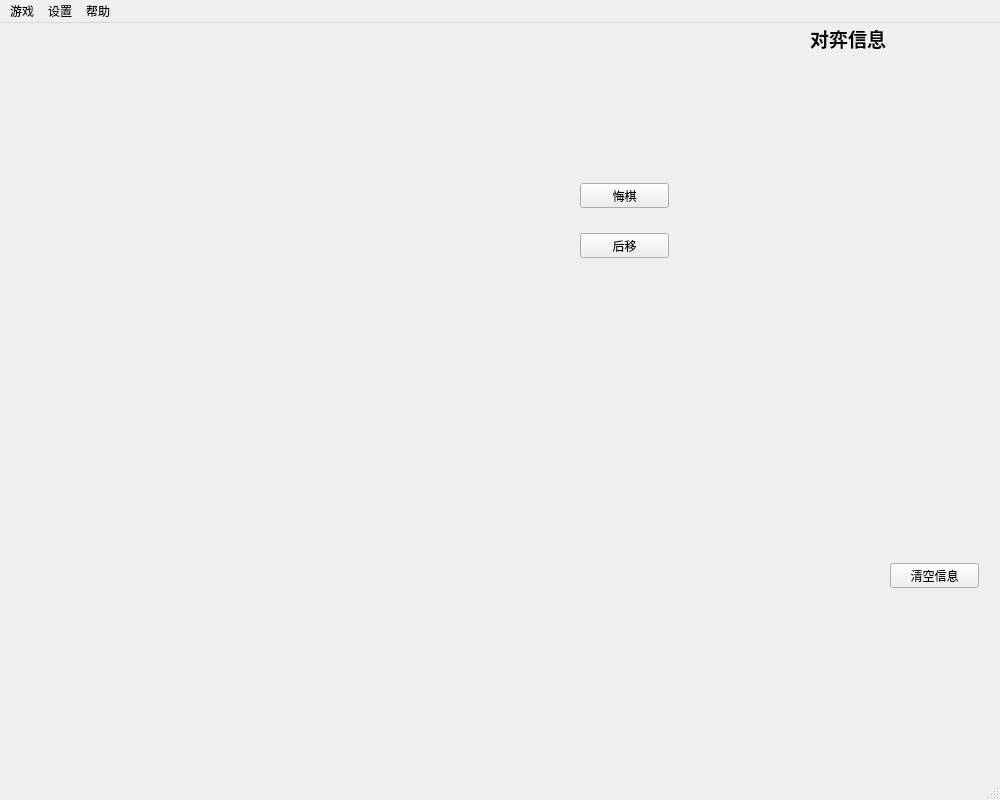
<?xml version="1.0" encoding="UTF-8"?>
<ui version="4.0">
 <class>MainWindow</class>
 <widget class="QMainWindow" name="MainWindow">
  <property name="geometry">
   <rect>
    <x>0</x>
    <y>0</y>
    <width>1000</width>
    <height>800</height>
   </rect>
  </property>
  <property name="minimumSize">
   <size>
    <width>1000</width>
    <height>800</height>
   </size>
  </property>
  <property name="maximumSize">
   <size>
    <width>1000</width>
    <height>800</height>
   </size>
  </property>
  <property name="windowTitle">
   <string extracomment="Amazon Game">亚马逊棋</string>
  </property>
  <widget class="QWidget" name="centralWidget">
   <widget class="QPushButton" name="btnPrevStep">
    <property name="geometry">
     <rect>
      <x>580</x>
      <y>160</y>
      <width>89</width>
      <height>25</height>
     </rect>
    </property>
    <property name="text">
     <string>悔棋</string>
    </property>
   </widget>
   <widget class="QPushButton" name="btnNextStep">
    <property name="geometry">
     <rect>
      <x>580</x>
      <y>210</y>
      <width>89</width>
      <height>25</height>
     </rect>
    </property>
    <property name="text">
     <string>后移</string>
    </property>
   </widget>
   <widget class="QLabel" name="label">
    <property name="geometry">
     <rect>
      <x>810</x>
      <y>0</y>
      <width>81</width>
      <height>31</height>
     </rect>
    </property>
    <property name="text">
     <string>&lt;html&gt;&lt;head/&gt;&lt;body&gt;&lt;p&gt;&lt;span style=&quot; font-size:14pt; font-weight:600;&quot;&gt;对弈信息&lt;/span&gt;&lt;/p&gt;&lt;/body&gt;&lt;/html&gt;</string>
    </property>
   </widget>
   <widget class="QPushButton" name="btnClearMsg">
    <property name="geometry">
     <rect>
      <x>890</x>
      <y>540</y>
      <width>89</width>
      <height>25</height>
     </rect>
    </property>
    <property name="text">
     <string>清空信息</string>
    </property>
   </widget>
  </widget>
  <widget class="QStatusBar" name="statusBar"/>
  <widget class="QMenuBar" name="menuBar">
   <property name="geometry">
    <rect>
     <x>0</x>
     <y>0</y>
     <width>1000</width>
     <height>23</height>
    </rect>
   </property>
   <widget class="QMenu" name="menuGame">
    <property name="title">
     <string>游戏</string>
    </property>
    <addaction name="actionBegin"/>
    <addaction name="actionEndGame"/>
   </widget>
   <widget class="QMenu" name="menuSetting">
    <property name="title">
     <string>设置</string>
    </property>
    <widget class="QMenu" name="menuPVPOrder">
     <property name="title">
      <string>人人模式</string>
     </property>
     <addaction name="actionBlackFirst"/>
     <addaction name="actionWhiteFirst"/>
    </widget>
    <widget class="QMenu" name="menuPVCOrder">
     <property name="title">
      <string>人机模式</string>
     </property>
     <addaction name="actionPersonFirst"/>
     <addaction name="actionComputerFirst"/>
    </widget>
    <widget class="QMenu" name="menuAI">
     <property name="title">
      <string>AI引擎选择</string>
     </property>
     <addaction name="actionTestEngine"/>
     <addaction name="actionMCRave"/>
    </widget>
    <addaction name="menuPVPOrder"/>
    <addaction name="menuPVCOrder"/>
    <addaction name="actionOnline"/>
    <addaction name="separator"/>
    <addaction name="menuAI"/>
   </widget>
   <widget class="QMenu" name="menuInfo">
    <property name="title">
     <string>帮助</string>
    </property>
    <addaction name="actionAboutThis"/>
    <addaction name="actionAboutAuthor"/>
   </widget>
   <addaction name="menuGame"/>
   <addaction name="menuSetting"/>
   <addaction name="menuInfo"/>
  </widget>
  <action name="actionBegin">
   <property name="text">
    <string>开始</string>
   </property>
  </action>
  <action name="actionEndGame">
   <property name="text">
    <string>结束本局</string>
   </property>
  </action>
  <action name="actionWhiteFirst">
   <property name="text">
    <string>白方先手</string>
   </property>
  </action>
  <action name="actionPersonFirst">
   <property name="text">
    <string>人先手</string>
   </property>
  </action>
  <action name="actionComputerFirst">
   <property name="text">
    <string>计算机先手</string>
   </property>
  </action>
  <action name="actionOnline">
   <property name="text">
    <string>联网模式</string>
   </property>
  </action>
  <action name="actionAboutThis">
   <property name="text">
    <string>关于软件</string>
   </property>
  </action>
  <action name="actionAboutAuthor">
   <property name="text">
    <string>关于作者</string>
   </property>
  </action>
  <action name="actionBlackFirst">
   <property name="text">
    <string>黑方先手</string>
   </property>
  </action>
  <action name="actionTestEngine">
   <property name="text">
    <string>TestEngine</string>
   </property>
  </action>
  <action name="actionMCRave">
   <property name="text">
    <string>MCRave</string>
   </property>
  </action>
 </widget>
 <layoutdefault spacing="6" margin="11"/>
 <resources/>
 <connections/>
</ui>
